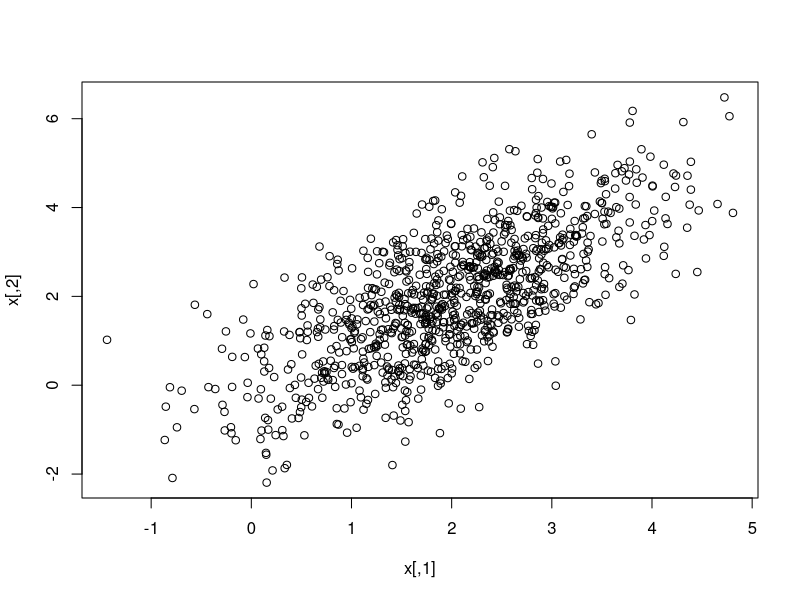

Reproduce this figure in R.
library(mvtnorm)
d=2#dimension of distribution
n=1000 #number of samples
# set parameter and generate sample x
mu=rep(2,d)
sigma=matrix(c(1,1,1,2),nrow=2,ncol=2)
x=rmvnorm(n,mu,sigma)
plot(x)
# get mle of mu and sigma
mumle=colSums(x)/n
sigmamle=cov(x)
m=800 # number of bootstrap samples
# bootstrap
muboot = matrix(0, ncol=d, nrow=m)
ldet=0
for(i in 1:m){
  myindices = sample(1:n, n, replace=TRUE)
  bootx=subset(t(x),select=myindices)
  bootx=t(bootx)
  muboot[i,]=colSums(bootx)/n
  sigmaboot=cov(bootx)
  ldet=ldet+log(det(sigmaboot))
}
# check the distribution of muboot
cov(muboot)
colSums(muboot)/m

# check sigmaboot follows Wishart distribution
ldet/m-digamma((n-1)/2)-digamma((n-2)/2)-log(det(sigma))-d*log(2/(n-1))
